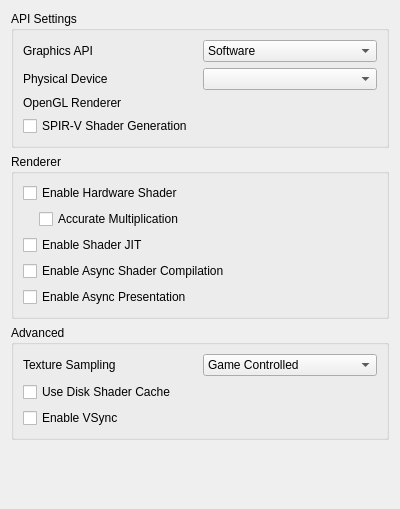
<?xml version="1.0" encoding="UTF-8"?>
<ui version="4.0">
 <class>ConfigureGraphics</class>
 <widget class="QWidget" name="ConfigureGraphics">
  <property name="geometry">
   <rect>
    <x>0</x>
    <y>0</y>
    <width>400</width>
    <height>509</height>
   </rect>
  </property>
  <property name="minimumSize">
   <size>
    <width>0</width>
    <height>0</height>
   </size>
  </property>
  <property name="windowTitle">
   <string>Form</string>
  </property>
  <property name="accessibleName">
   <string>Graphics</string>
  </property>
  <layout class="QVBoxLayout" name="verticalLayout">
   <item>
    <widget class="QGroupBox" name="apiBox">
     <property name="title">
      <string>API Settings</string>
     </property>
     <layout class="QVBoxLayout" name="verticalLayout_3">
      <item>
       <widget class="QWidget" name="graphics_api_group" native="true">
        <layout class="QHBoxLayout" name="graphics_api_group_2">
         <property name="leftMargin">
          <number>0</number>
         </property>
         <property name="topMargin">
          <number>0</number>
         </property>
         <property name="rightMargin">
          <number>0</number>
         </property>
         <property name="bottomMargin">
          <number>0</number>
         </property>
         <item>
          <widget class="QLabel" name="graphics_api_label">
           <property name="text">
            <string>Graphics API</string>
           </property>
          </widget>
         </item>
         <item>
          <widget class="QComboBox" name="graphics_api_combo">
           <item>
            <property name="text">
             <string>Software</string>
            </property>
           </item>
           <item>
            <property name="text">
             <string>OpenGL</string>
            </property>
           </item>
           <item>
            <property name="text">
             <string>Vulkan</string>
            </property>
           </item>
          </widget>
         </item>
        </layout>
       </widget>
      </item>
      <item>
       <widget class="QWidget" name="physical_device_group" native="true">
        <layout class="QHBoxLayout" name="physical_device_group_2">
         <property name="leftMargin">
          <number>0</number>
         </property>
         <property name="topMargin">
          <number>0</number>
         </property>
         <property name="rightMargin">
          <number>0</number>
         </property>
         <property name="bottomMargin">
          <number>0</number>
         </property>
         <item>
          <widget class="QLabel" name="physical_device_label">
           <property name="text">
            <string>Physical Device</string>
           </property>
          </widget>
         </item>
         <item>
          <widget class="QComboBox" name="physical_device_combo"/>
         </item>
        </layout>
       </widget>
      </item>
      <item>
       <widget class="QWidget" name="opengl_renderer_group" native="true">
        <layout class="QHBoxLayout" name="opengl_renderer_group_2">
         <property name="leftMargin">
          <number>0</number>
         </property>
         <property name="topMargin">
          <number>0</number>
         </property>
         <property name="rightMargin">
          <number>0</number>
         </property>
         <property name="bottomMargin">
          <number>0</number>
         </property>
         <item>
          <widget class="QLabel" name="opengl_renderer_label">
           <property name="text">
            <string>OpenGL Renderer</string>
           </property>
          </widget>
         </item>
         <item>
          <widget class="QLabel" name="opengl_renderer_name_label"/>
         </item>
        </layout>
       </widget>
      </item>
      <item>
       <widget class="QCheckBox" name="spirv_shader_gen">
        <property name="text">
         <string>SPIR-V Shader Generation</string>
        </property>
       </widget>
      </item>
     </layout>
    </widget>
   </item>
   <item>
    <widget class="QGroupBox" name="rendererBox">
     <property name="title">
      <string>Renderer</string>
     </property>
     <layout class="QVBoxLayout" name="verticalLayout_6">
      <item>
       <widget class="QWidget" name="hw_renderer_group" native="true">
        <layout class="QVBoxLayout" name="verticalLayout_5">
         <property name="leftMargin">
          <number>0</number>
         </property>
         <property name="topMargin">
          <number>0</number>
         </property>
         <property name="rightMargin">
          <number>0</number>
         </property>
         <property name="bottomMargin">
          <number>0</number>
         </property>
         <item>
          <widget class="QCheckBox" name="toggle_hw_shader">
           <property name="toolTip">
            <string>&lt;html&gt;&lt;head/&gt;&lt;body&gt;&lt;p&gt;Use the selected graphics API to accelerate shader emulation.&lt;/p&gt;&lt;p&gt;Requires a relatively powerful GPU for better performance.&lt;/p&gt;&lt;/body&gt;&lt;/html&gt;</string>
           </property>
           <property name="text">
            <string>Enable Hardware Shader</string>
           </property>
          </widget>
         </item>
         <item>
          <widget class="QWidget" name="hw_shader_group" native="true">
           <layout class="QVBoxLayout" name="verticalLayout_7">
            <property name="leftMargin">
             <number>16</number>
            </property>
            <property name="topMargin">
             <number>0</number>
            </property>
            <property name="rightMargin">
             <number>0</number>
            </property>
            <property name="bottomMargin">
             <number>0</number>
            </property>
            <item>
             <widget class="QCheckBox" name="toggle_accurate_mul">
              <property name="toolTip">
               <string>&lt;html&gt;&lt;head/&gt;&lt;body&gt;&lt;p&gt;Correctly handle all edge cases in multiplication operation in shaders. &lt;/p&gt;&lt;p&gt;Some games requires this to be enabled for the hardware shader to render properly.&lt;/p&gt;&lt;p&gt;However this would reduce performance in most games.&lt;/p&gt;&lt;/body&gt;&lt;/html&gt;</string>
              </property>
              <property name="text">
               <string>Accurate Multiplication</string>
              </property>
             </widget>
            </item>
           </layout>
          </widget>
         </item>
        </layout>
       </widget>
      </item>
      <item>
       <widget class="QCheckBox" name="toggle_shader_jit">
        <property name="toolTip">
         <string>&lt;html&gt;&lt;head/&gt;&lt;body&gt;&lt;p&gt;Use the JIT engine instead of the interpreter for software shader emulation. &lt;/p&gt;&lt;p&gt;Enable this for better performance.&lt;/p&gt;&lt;/body&gt;&lt;/html&gt;</string>
        </property>
        <property name="text">
         <string>Enable Shader JIT</string>
        </property>
       </widget>
      </item>
      <item>
       <widget class="QCheckBox" name="toggle_async_shaders">
        <property name="toolTip">
         <string>&lt;html&gt;&lt;head/&gt;&lt;body&gt;&lt;p&gt;Compile shaders using background threads to avoid shader compilation stutter. Expect temporary graphical glitches&lt;/p&gt;&lt;/body&gt;&lt;/html&gt;</string>
        </property>
        <property name="text">
         <string>Enable Async Shader Compilation</string>
        </property>
       </widget>
      </item>
      <item>
       <widget class="QCheckBox" name="toggle_async_present">
        <property name="toolTip">
         <string>&lt;html&gt;&lt;head/&gt;&lt;body&gt;&lt;p&gt;Perform presentation on separate threads. Improves performance when using Vulkan in most games.&lt;/p&gt;&lt;/body&gt;&lt;/html&gt;</string>
        </property>
        <property name="text">
         <string>Enable Async Presentation</string>
        </property>
       </widget>
      </item>
     </layout>
    </widget>
   </item>
   <item>
    <widget class="QGroupBox" name="groupBox">
     <property name="title">
      <string>Advanced</string>
     </property>
     <layout class="QVBoxLayout" name="verticalLayout_2">
      <item>
       <widget class="QWidget" name="widget_texture_sampling" native="true">
        <layout class="QHBoxLayout" name="horizontalLayout_2">
         <property name="leftMargin">
          <number>0</number>
         </property>
         <property name="topMargin">
          <number>0</number>
         </property>
         <property name="rightMargin">
          <number>0</number>
         </property>
         <property name="bottomMargin">
          <number>0</number>
         </property>
         <item>
          <widget class="QLabel" name="texture_sampling_label">
           <property name="toolTip">
            <string>&lt;html&gt;&lt;head/&gt;&lt;body&gt;&lt;p&gt;Overrides the sampling filter used by games. This can be useful in certain cases with poorly behaved games when upscaling. If unsure, set this to Game Controlled.&lt;/p&gt;&lt;/body&gt;&lt;/html&gt;</string>
           </property>
           <property name="text">
            <string>Texture Sampling</string>
           </property>
          </widget>
         </item>
         <item>
          <widget class="QComboBox" name="texture_sampling_combobox">
           <item>
            <property name="text">
             <string>Game Controlled</string>
            </property>
           </item>
           <item>
            <property name="text">
             <string>Nearest Neighbor</string>
            </property>
           </item>
           <item>
            <property name="text">
             <string>Linear</string>
            </property>
           </item>
          </widget>
         </item>
        </layout>
       </widget>
      </item>
      <item>
       <widget class="QCheckBox" name="toggle_disk_shader_cache">
        <property name="toolTip">
         <string>&lt;html&gt;&lt;head/&gt;&lt;body&gt;&lt;p&gt;Reduce stuttering by storing and loading generated shaders to disk.&lt;/p&gt;&lt;/body&gt;&lt;/html&gt;</string>
        </property>
        <property name="text">
         <string>Use Disk Shader Cache</string>
        </property>
       </widget>
      </item>
      <item>
       <widget class="QCheckBox" name="toggle_vsync_new">
        <property name="toolTip">
         <string>VSync prevents the screen from tearing, but some graphics cards have lower performance with VSync enabled. Keep it enabled if you don't notice a performance difference.</string>
        </property>
        <property name="text">
         <string>Enable VSync</string>
        </property>
       </widget>
      </item>
     </layout>
    </widget>
   </item>
   <item>
    <spacer name="verticalSpacer">
     <property name="orientation">
      <enum>Qt::Vertical</enum>
     </property>
     <property name="sizeHint" stdset="0">
      <size>
       <width>20</width>
       <height>270</height>
      </size>
     </property>
    </spacer>
   </item>
  </layout>
 </widget>
 <tabstops>
  <tabstop>toggle_accurate_mul</tabstop>
  <tabstop>toggle_shader_jit</tabstop>
  <tabstop>toggle_disk_shader_cache</tabstop>
  <tabstop>toggle_vsync_new</tabstop>
 </tabstops>
 <resources/>
 <connections/>
</ui>
